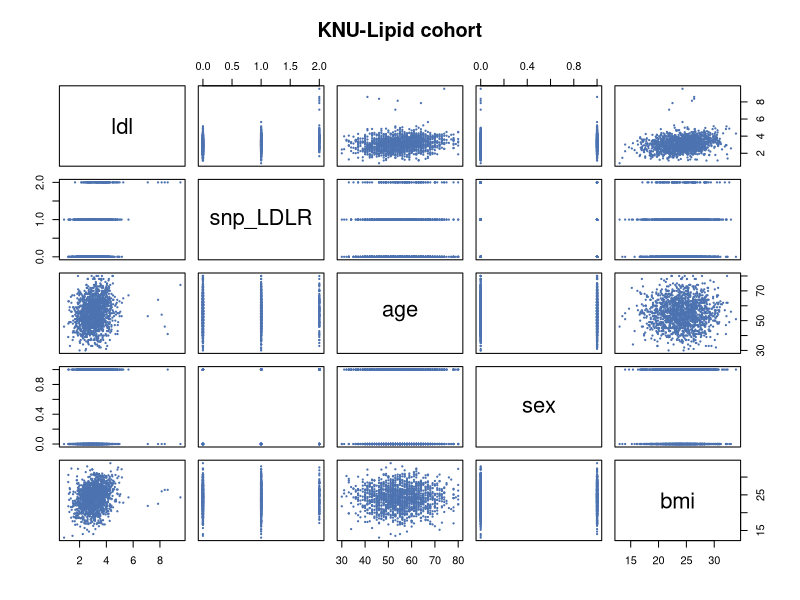
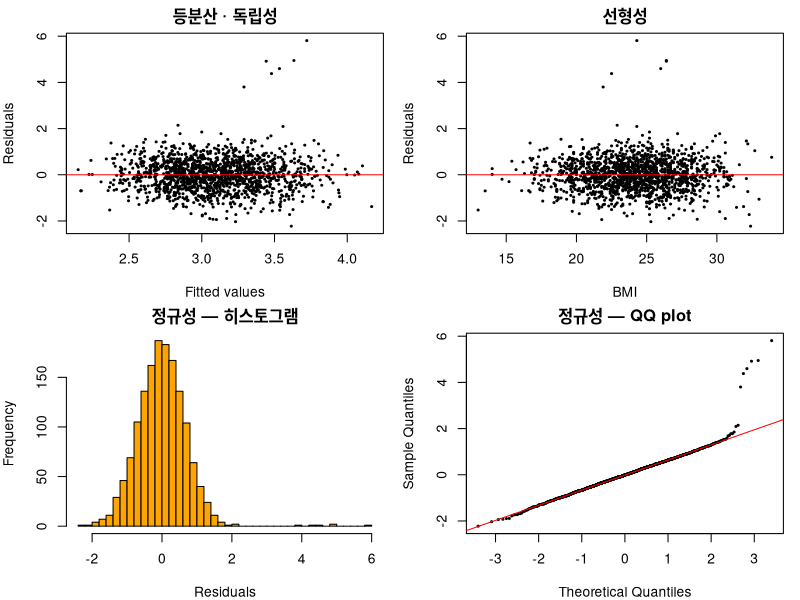
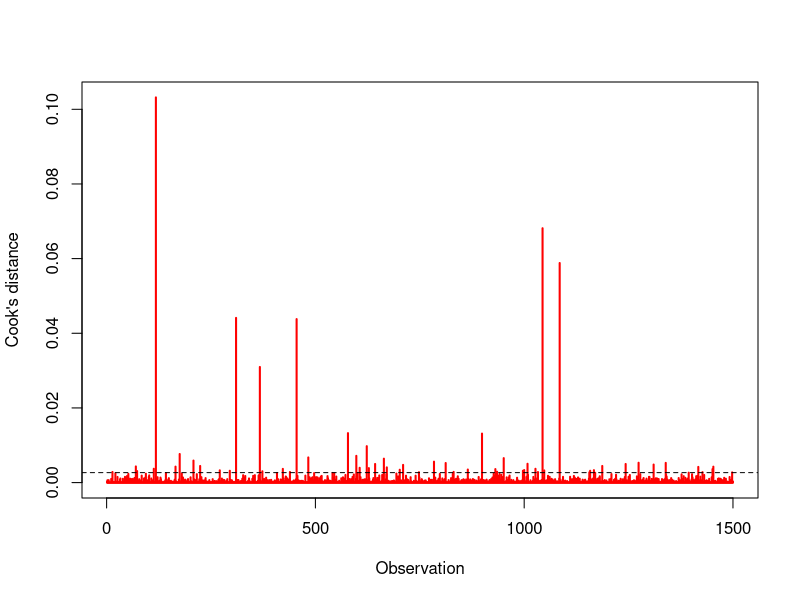
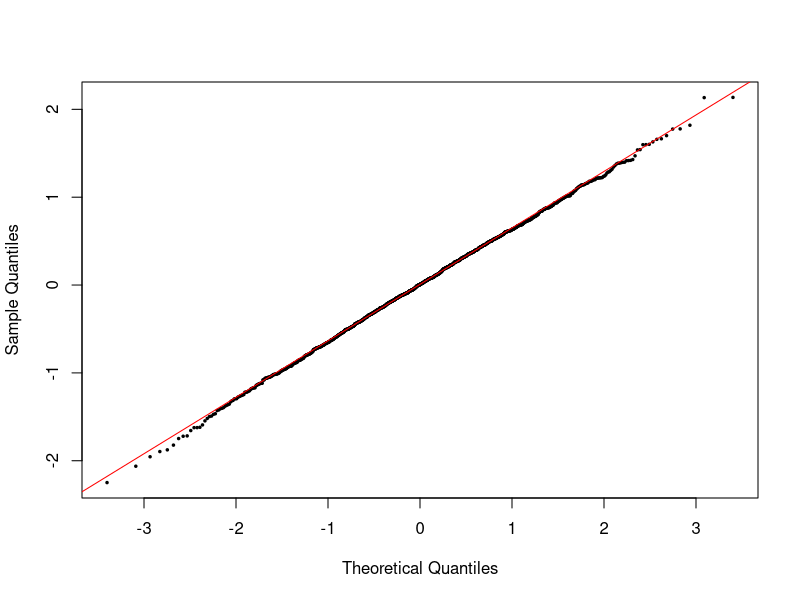

Source code (R) for these figures, in order:
## ---- chunk 1
#| label: setup
#| include: false
gw <- read.csv("data/gwas_cohort.csv")
gw$pop <- factor(gw$pop)
## ---- chunk 2
#| label: hat-check
## hat matrix의 성질을 직접 확인
m1 <- lm(ldl ~ snp_LDLR + age + sex + bmi, data = gw)
X <- model.matrix(m1)
H <- X %*% solve(t(X) %*% X) %*% t(X)

c(idempotent = max(abs(H %*% H - H)),      # 0이어야 함
  trace      = sum(diag(H)),               # p+1 = 5
  mean_lev   = mean(diag(H)),              # (p+1)/n
  match_R    = max(abs(diag(H) - hatvalues(m1))))
## ---- chunk 3
#| label: rstd-check
## 표준화잔차도 공식대로 계산되는지 확인
s  <- summary(m1)$sigma
h  <- hatvalues(m1)
r  <- residuals(m1) / (s * sqrt(1 - h))
max(abs(r - rstandard(m1)))
## ---- chunk 4
#| label: load-gwas
gw <- read.csv("data/gwas_cohort.csv")
gw$pop <- factor(gw$pop)
dim(gw)
table(gw$snp_LDLR)                       # 유전형 0/1/2 개수
round(mean(gw$snp_LDLR) / 2, 3)          # 대립유전자 빈도 (MAF)
## ---- chunk 5
#| label: scatter-matrix
#| fig-cap: "Scatter plot matrix — Y와 여러 X의 관계를 한 번에"
pairs(gw[, c("ldl", "snp_LDLR", "age", "sex", "bmi")],
      pch = 20, cex = 0.4, col = "#4c72b0",
      main = "KNU-Lipid cohort")
## ---- chunk 6
#| label: geno-means
round(tapply(gw$ldl, gw$snp_LDLR, mean), 3)
## ---- chunk 7
#| label: fit-m1
m1 <- lm(ldl ~ snp_LDLR + age + sex + bmi, data = gw)
summary(m1)
## ---- chunk 8
#| label: resid-plots
#| fig-cap: "진단 플롯 4종"
#| fig-width: 9
#| fig-height: 7
op <- par(mfrow = c(2, 2), mar = c(4, 4, 2, 1))
fits <- fitted(m1); res <- residuals(m1)

plot(fits, res, pch = 20, cex = 0.5, xlab = "Fitted values",
     ylab = "Residuals", main = "등분산 · 독립성")
abline(h = 0, col = "red")

plot(gw$bmi, res, pch = 20, cex = 0.5, xlab = "BMI",
     ylab = "Residuals", main = "선형성")
abline(h = 0, col = "red")

hist(res, nclass = 40, col = "orange", xlab = "Residuals",
     main = "정규성 — 히스토그램")

qqnorm(res, pch = 20, cex = 0.5, main = "정규성 — QQ plot")
qqline(res, col = "red")
par(op)
## ---- chunk 9
#| label: rstd-summary
r <- rstandard(m1)
summary(r)
sum(abs(r) > 3)                          # |표준화잔차| > 3
## ---- chunk 10
#| label: cook-plot
#| fig-cap: "Cook's distance — 여섯 점이 확연히 떨어져 있음"
ck <- cooks.distance(m1)
plot(ck, type = "h", lwd = 2, col = "red",
     ylab = "Cook's distance", xlab = "Observation")
abline(h = 4 / nrow(gw), lty = 2)
## ---- chunk 11
#| label: cook-top
top <- order(ck, decreasing = TRUE)[1:8]
data.frame(iid = gw$iid[top], ldl = gw$ldl[top],
           geno = gw$snp_LDLR[top], cook = round(ck[top], 4),
           rstd = round(r[top], 2), fh = gw$fh_carrier[top],
           row.names = NULL)
## ---- chunk 12
#| label: cook-formula
## 간편식이 맞는지 확인: D_i = r_i^2/(p+1) * h/(1-h)
h  <- hatvalues(m1)
Dm <- r^2 / 5 * h / (1 - h)
max(abs(Dm - ck))
## ---- chunk 13
#| label: fit-m1b
gwc <- subset(gw, fh_carrier == 0)       # FH 보인자 6명 제외
m1b <- lm(ldl ~ snp_LDLR + age + sex + bmi, data = gwc)
summary(m1b)$coef
c(sigma = summary(m1b)$sigma, r2 = summary(m1b)$r.squared)
## ---- chunk 14
#| label: qq-after
#| fig-cap: "FH 제외 후 QQ plot — 꼬리가 사라짐"
qqnorm(residuals(m1b), pch = 20, cex = 0.5, main = "")
qqline(residuals(m1b), col = "red")
## ---- chunk 15
#| label: r2-adj
fs <- c("ldl ~ snp_LDLR",
        "ldl ~ snp_LDLR + age",
        "ldl ~ snp_LDLR + age + sex",
        "ldl ~ snp_LDLR + age + sex + bmi",
        paste("ldl ~ snp_LDLR + age + sex + bmi +",
              "snp_N1 + snp_N2 + snp_N3 + snp_N4 + snp_N5 + snp_N6"))
out <- t(sapply(fs, function(f) {
  s <- summary(lm(as.formula(f), data = gwc))
  c(R2 = s$r.squared, adjR2 = s$adj.r.squared)
}))
round(out, 4)
## ---- chunk 16
#| label: anova-m1b
anova(m1b)
## ---- chunk 17
#| label: f-manual
## 전체 F를 제곱합에서 직접 계산
ss  <- anova(m1b)[["Sum Sq"]]
sse <- ss[length(ss)]
ssr <- sum(ss[-length(ss)])
n <- nrow(gwc); p <- 4
fstat <- (ssr / p) / (sse / (n - p - 1))
c(F = fstat, p = 1 - pf(fstat, p, n - p - 1),
  R2 = ssr / (ssr + sse))
## ---- chunk 18
#| label: partial-f
mred <- lm(ldl ~ age + sex + bmi, data = gwc)
anova(mred, m1b)
## ---- chunk 19
#| label: partial-f-null
mnull <- lm(ldl ~ snp_LDLR + age + sex + bmi +
              snp_N1 + snp_N2 + snp_N3 + snp_N4 + snp_N5 + snp_N6,
            data = gwc)
anova(m1b, mnull)
## ---- chunk 20
#| label: ld-cor
snps <- c("snp_LDLR", "snp_LD1", "snp_LD2", "snp_N1")
round(cor(gwc[, snps]), 3)
## ---- chunk 21
#| label: single-snp
## (a) 각 SNP를 하나씩 넣었을 때
for (s in c("snp_LDLR", "snp_LD1", "snp_LD2")) {
  f  <- as.formula(paste("ldl ~", s, "+ age + sex + bmi"))
  co <- summary(lm(f, data = gwc))$coef[s, ]
  cat(sprintf("%-9s b=%.4f  se=%.4f  t=%6.2f  p=%.2e\n",
              s, co[1], co[2], co[3], co[4]))
}
## ---- chunk 22
#| label: ld-joint
## (b) 셋을 한꺼번에 넣으면
mfull <- lm(ldl ~ snp_LDLR + snp_LD1 + snp_LD2 + age + sex + bmi,
            data = gwc)
summary(mfull)
## ---- chunk 23
#| label: vif-manual
## VIF를 정의대로 직접 계산
X <- model.matrix(mfull)[, -1]
vif <- sapply(colnames(X), function(j) {
  rest <- setdiff(colnames(X), j)
  1 / (1 - summary(lm(X[, j] ~ X[, rest]))$r.squared)
})
round(vif, 3)
## ---- chunk 24
#| label: vif-se
## VIF는 "표준오차가 몇 배로 커졌나"의 제곱과 같다
se1 <- summary(lm(ldl ~ snp_LDLR + age + sex + bmi,
                  data = gwc))$coef["snp_LDLR", "Std. Error"]
se2 <- summary(mfull)$coef["snp_LDLR", "Std. Error"]
c(se_alone = se1, se_joint = se2,
  ratio_sq = (se2 / se1)^2, VIF = unname(vif["snp_LDLR"]))
## ---- chunk 25
#| label: ld-partial-f
## 그래도 "이 LD 블록이 LDL과 연관 있는가"는 답할 수 있다
anova(lm(ldl ~ age + sex + bmi, data = gwc), mfull)
